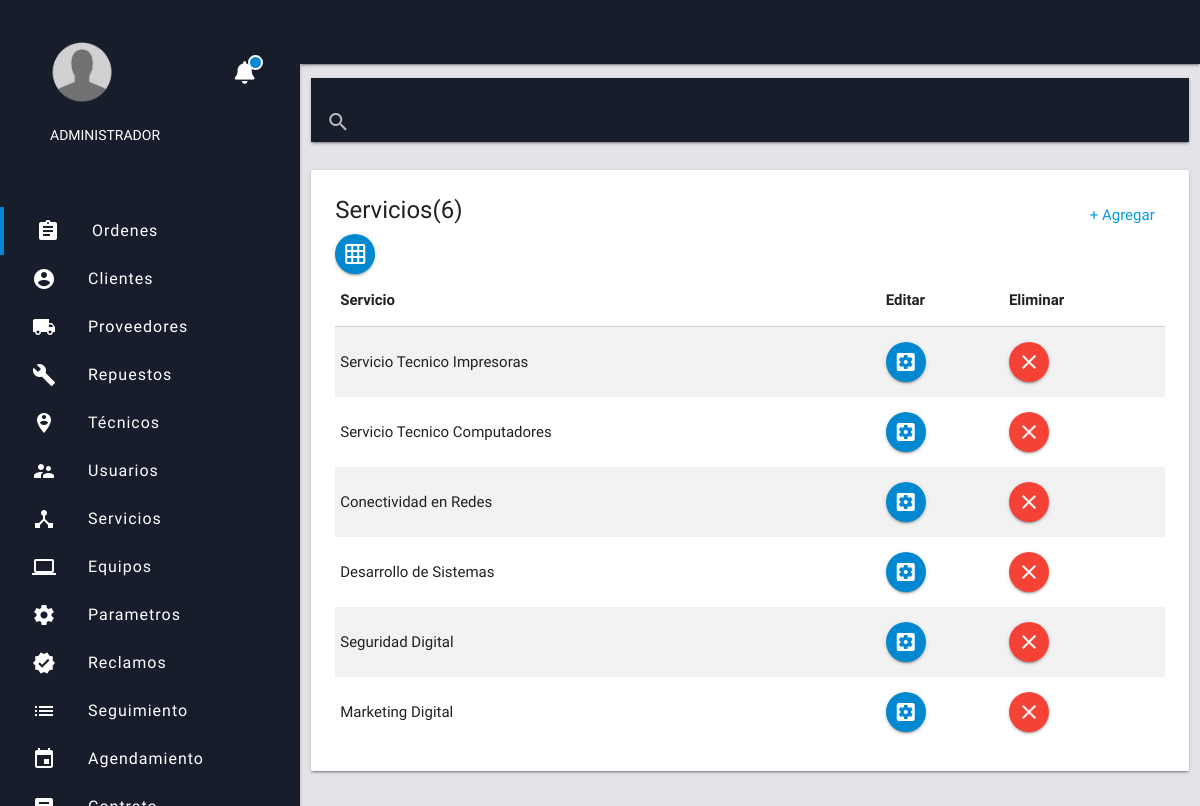
The app's page /services/index.php with its own data.
### tables this page shows
CREATE TABLE `services` (
  `id` int(11) NOT NULL,
  `service_name` varchar(100) NOT NULL,
  `equipment` tinyint(1) NOT NULL,
  `id_sublinea` int(11) NOT NULL
);

### services/index.php (the view, shortened to what this page needs)
<?php include '../extend/header.php'; ?>
       <div class="row" style="PADDING-TOP: 14PX;">
         <div class="col s12">
           <nav class="bg-dark">
             <div class="nav-wrapper">
               <div class="input-field">
                 <input type="search" id="buscar" autocomplete="off">
                 <label for="buscar"><i class="material-icons">search</i></label>
                 <i class="material-icons">close</i>
               </div>
             </div>
           </nav>
         </div>
       </div>
       <?php $sel = $con->query("SELECT * FROM services");
        $row = mysqli_num_rows($sel);
        ?>
           <div class="row">
              <div class="col s12">
               <div class="card">
                 <div class="card-content">
                   <form  action="excel.php" method="post" target="_blank" id="exportar">
                   <a class="right" style="padding: 10px;" href="add_service.php"> + Agregar</a>
                  <span class="card-title">Servicios(<?php echo $row ?>)</span>
                  <button  class="btn-floating light-blue darken-2 botonExcel"><i class="material-icons">grid_on</i></button>
                  </form>
                  <table class="excel striped responsive-table" border="1">
                    <thead>
                      <th>Servicio</th>
                      <th class="borrar">Editar</th>
                      <th class="borrar">Eliminar</th>
                    </thead>
                    <?php  while ($f = $sel->fetch_assoc()) { ?>
                      <tr>
                        <td><?php echo $f['service_name'] ?></td>
                        <td><a href="update_service.php?id=<?php echo $f['id']?>" class="btn-floating light-blue darken-2"><i class="material-icons">settings_applications</i></a></td>
                        <td class="borrar"><a href="#" class="btn-floating red" onclick="swal({ title:'Esta seguro que desea eliminar el servicio?',text: 'Se perderan los datos!', type: 'warning', showCancelButton: true, confirmButtonColor: '#3085d6', cancelButtonColor: '#d33', confirmButtonText: 'Si, eliminar'}).then(function (isConfirm) {
                         if(isConfirm.value){  location.href='delete_service.php?id=<?php echo     $f['id'] ?>'; } else { location.href='index.php';} })"><i class="material-icons">clear</i></a></td>
                      </tr>
                    <?php } ?>
                  </table>
                 </div>
              </div>
             </div>
           </div>
<?php include '../extend/scripts.php'; ?>
</body>
</html>

### css/web-app.css (style rules this page uses)
html { background-color:#e4e3e8; font-family: 'Work Sans', sans-serif; }
.bg-dark { background-color: #181d2b; }

### css/notifications.css (style rules this page uses)
body { margin: 0; padding: 0; }

### records on screen
services: service_name "Servicio Tecnico Impresoras"
services: service_name "Servicio Tecnico Computadores"
services: service_name "Conectividad en Redes"
services: service_name "Desarrollo de Sistemas"
services: service_name "Seguridad Digital"
services: service_name "Marketing Digital"

### other values on screen
$row "6"
